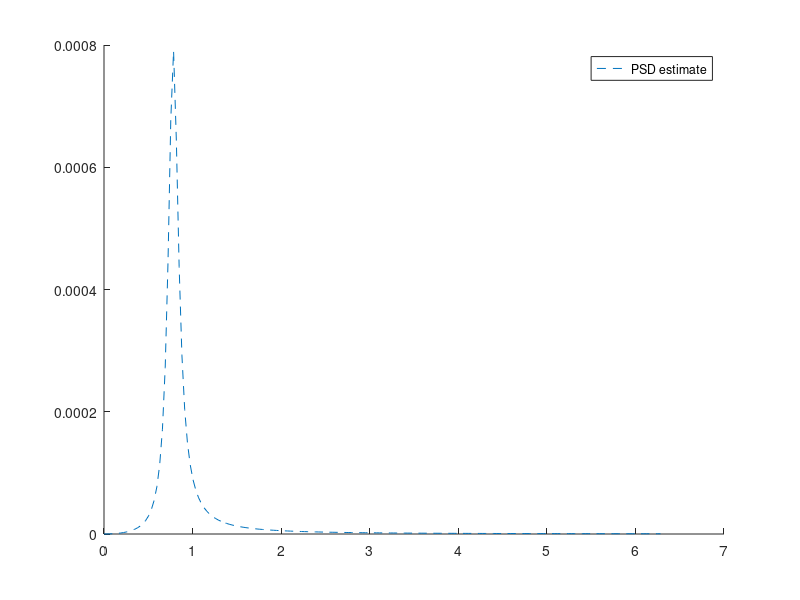

MATLAB code to generate this figure:

%% constants %%
lambda = 0.09;
sigma = 0.02814;
omega_0 = 0.7823;
K_w = 2*lambda.*omega_0*sigma;
omega = 0:pi/100:2*pi;
%% plotting %% 
num = omega.^2*K_w^2
den =(omega.^4 + omega_0^4 + 2*omega.^2*omega_0^2*(2*lambda.^2-1));
psd = rdivide(num,den);
hold on;
plot(omega,psd, '--');
hold on;
legend('PSD estimate', '\lambda = 1', '\lambda = 0.5', '\lambda = 0.1', '\lambda = 0.09')